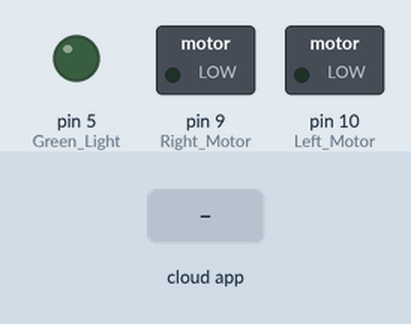
Bench run of a sketch on a simulated Arduino Uno, built with avr-gcc and run on an emulated ATmega328P. On the bench: switched loads named in the sketch (green lamp = pin HIGH), output pins drawn as LEDs (lit = HIGH). Inputs (shaded band) come from the test bench. The ROS host is connected and sends only what is stated.

Above: at 1.2 s.
1.3 s: the phone or cloud app sets Duty_Cycle_Left to 45
At 1.8 s:
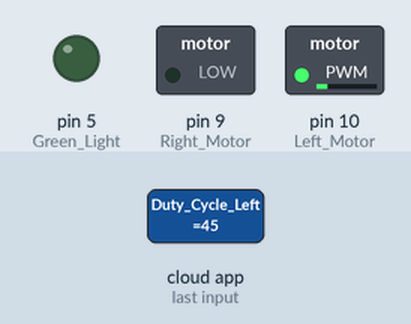
2.8 s: the phone or cloud app sets Duty_Cycle_Right to 45
At 4.0 s:
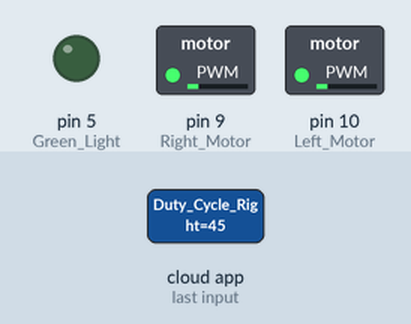
4.3 s: the phone or cloud app sets Duty_Cycle_Left to 0
At 5.3 s:
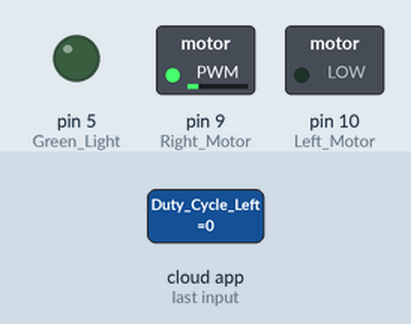
5.8 s: the phone or cloud app sets Duty_Cycle_Right to 90
At 6.4 s:
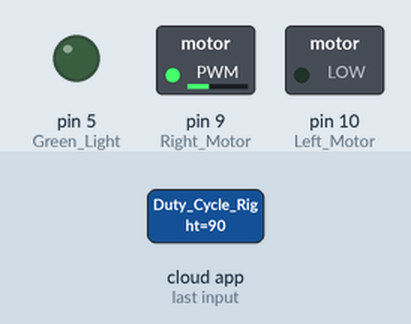
7.3 s: the phone or cloud app sets Duty_Cycle_Left to 90
At 7.6 s:
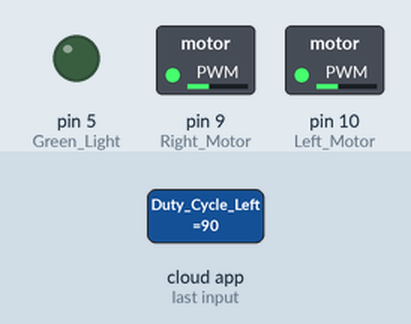
8.8 s: the phone or cloud app sets Duty_Cycle_Right to 0
At 9.9 s:
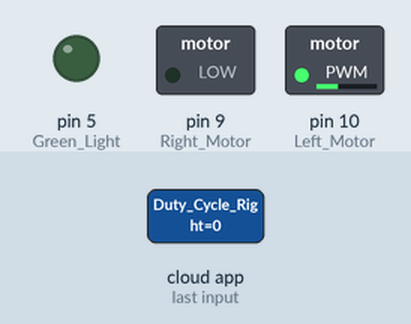
Timing chart, 0 to 11.3 s (numbered marks = the images above; inputs shaded):
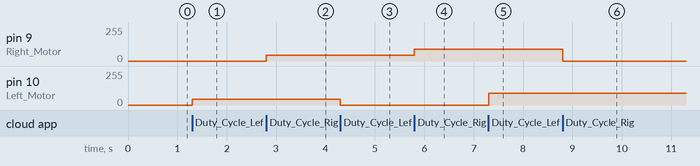

The sketch:

motordrive_PWM.ino
```cpp
#include <ros.h>
#include <std_msgs/UInt16.h>


const int Left_Motor = 10;
const int Right_Motor = 9;
const int Green_Light = 5;

ros::NodeHandle nh_arduino; // Initiated the node handle

void duty_left (const std_msgs::UInt16& duty_cycle_L){
  analogWrite(Left_Motor, duty_cycle_L.data); // accessign the data within the
  // UInt16 wrapper
}

void duty_right (const std_msgs::UInt16& duty_cycle_R){
  analogWrite(Right_Motor, duty_cycle_R.data);
}

void light (const std_msgs::UInt16& light){
  if( light.data == 1 ){
    digitalWrite(Green_Light, HIGH);
  }
  else digitalWrite(Green_Light, LOW);
}

ros::Subscriber<std_msgs::UInt16> sub_D_L("Duty_Cycle_Left", duty_left);
ros::Subscriber<std_msgs::UInt16> sub_D_R("Duty_Cycle_Right", duty_right);
ros::Subscriber<std_msgs::UInt16> sub_L("Light", light);


void setup() {
  pinMode(Left_Motor, OUTPUT);
  pinMode(Right_Motor, OUTPUT);
  pinMode(Green_Light, OUTPUT);

  nh_arduino.initNode();
  nh_arduino.subscribe(sub_D_L);
  nh_arduino.subscribe(sub_D_R);
  nh_arduino.subscribe(sub_L);
}

void loop() {
  nh_arduino.spinOnce();
}
```

Measured:
- after the input at 1.3 s, pin 10 (Left_Motor): 0/255 → 45/255 at once
- after the input at 2.8 s, pin 9 (Right_Motor): 0/255 → 45/255 at once
- after the input at 4.3 s, pin 10 (Left_Motor): 45/255 → 0/255 at once
- after the input at 5.8 s, pin 9 (Right_Motor): 45/255 → 90/255 at once
- after the input at 7.3 s, pin 10 (Left_Motor): 0/255 → 90/255 at once
- after the input at 8.8 s, pin 9 (Right_Motor): 90/255 → 0/255 at once
